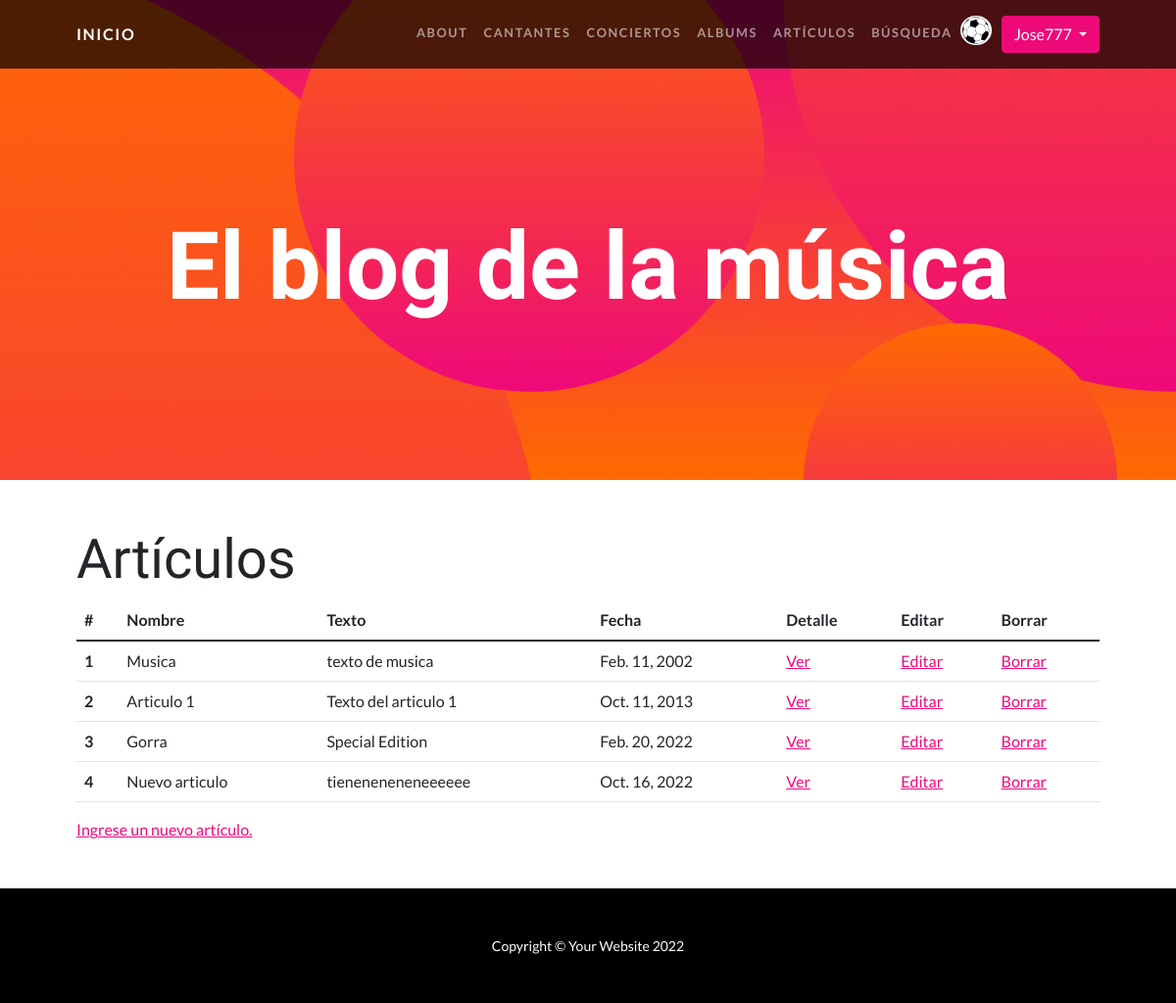
Before: /AppBlog/articulos/ (signed in) with the older database file.
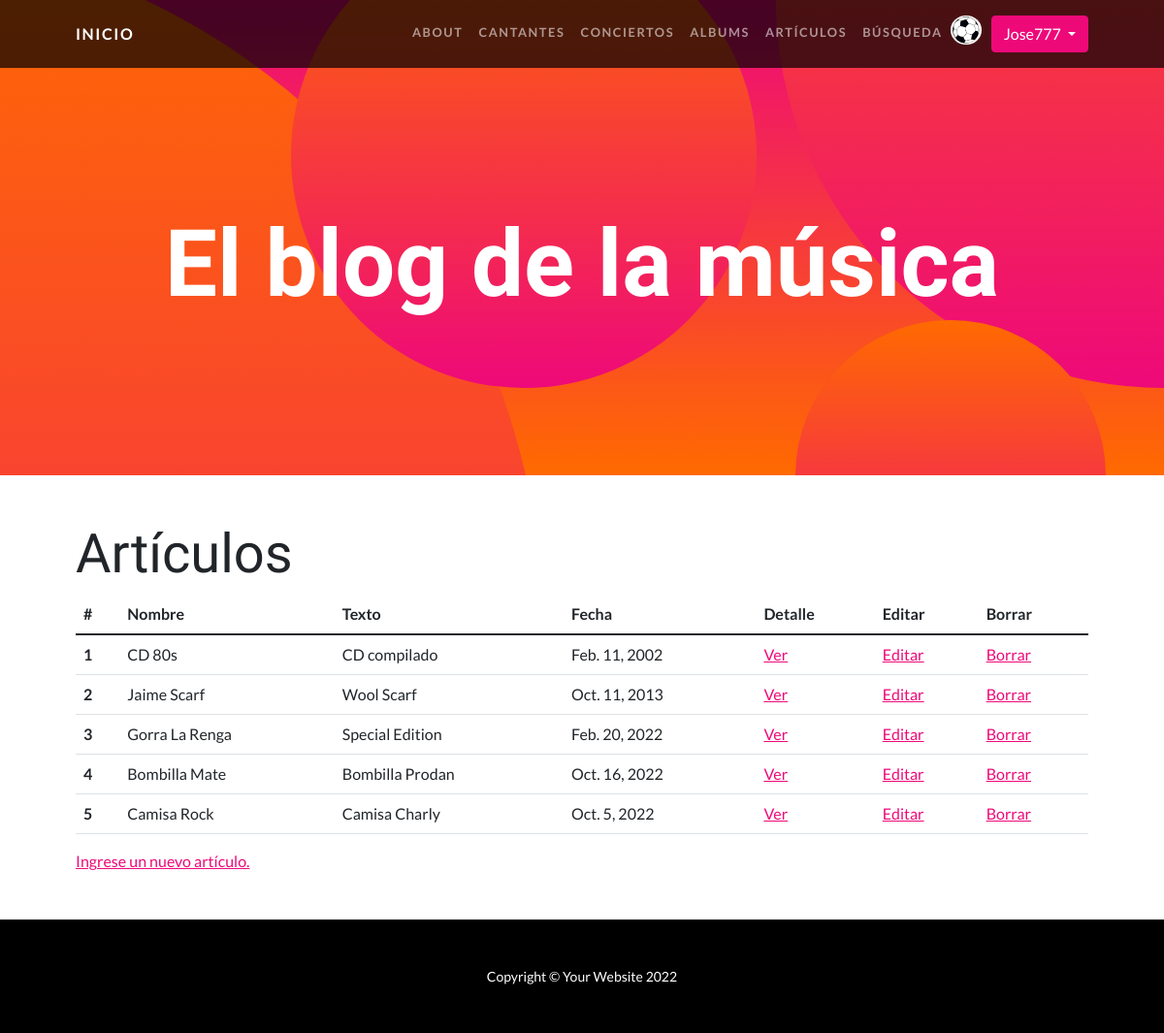
After: the same page with the newer database file.
### AppBlog/models.py (models this page shows, shortened)
class Articulo(models.Model):
    nombre = models.CharField(max_length=30)
    texto = models.CharField(max_length=1000)
    fecha = models.DateField(null=True)

### AppBlog/views.py (the view)
# urls.py: path("articulos/", articulos, name="articulos"),
@login_required
def articulos(request):
    articulos = Articulo.objects.all()
    contexto = {"articulos_encontrados": articulos}
    return render(request, "AppBlog/articulos.html", context=contexto)

### AppBlog/templates/AppBlog/articulos.html
{% extends "AppBlog/padre.html" %}
{% load static %}
{% block contenidoQueCambia %}
<div class="container px-5 my-5">
    <h2 class="display-4" >Artículos</h2>
    {% if articulos_encontrados %}
        <table class="table table-hover">
            <thead>
            <tr>
                <th scope="col">#</th>
                <th scope="col">Nombre</th>
                <th scope="col">Texto</th>
                <th scope="col">Fecha</th>
                <th scope="col">Detalle</th>
                <th scope="col">Editar</th>
                <th scope="col">Borrar</th>
            </tr>
            </thead>
            <tbody>
            {% for articulo in articulos_encontrados %}
                <tr>
                    <th scope="row">{{forloop.counter}}</th>
                    <td>{{articulo.nombre}}</td>
                    <td>{{articulo.texto}}</td>
                    <td>{{articulo.fecha}}</td>
                    <td> <a href="{% url 'ArticuloDetail' articulo.id %}">Ver</a> </td>
                    <td> <a href="{% url 'ArticuloUpdate' articulo.id %}">Editar</a> </td>
                    <td> <a href="{% url 'ArticuloDelete' articulo.id %}">Borrar</a> </td>
                </tr>
            {% endfor %}
            </tbody>
        </table>
    {% else %}
        <p>No se encontraron artículos cargados en la base de datos.</p>
    {% endif %}
    <p><a href="{% url 'form_articulos' %}"> Ingrese un nuevo artículo.</a></p>
</div>
{% endblock %}

Changed rows visible on the page:
changed Articulo: nombre "Musica" → "CD 80s"; texto "texto de musica" → "CD compilado"
changed Articulo: nombre "Articulo 1" → "Jaime Scarf"; texto "Texto del articulo 1" → "Wool Scarf"
changed Articulo "Special Edition": nombre "Gorra" → "Gorra La Renga"
changed Articulo: nombre "Nuevo articulo" → "Bombilla Mate"; texto "tieneneneneneeeeee" → "Bombilla Prodan"
added Articulo: nombre "Camisa Rock", texto "Camisa Charly", fecha "Oct. 5, 2022"
